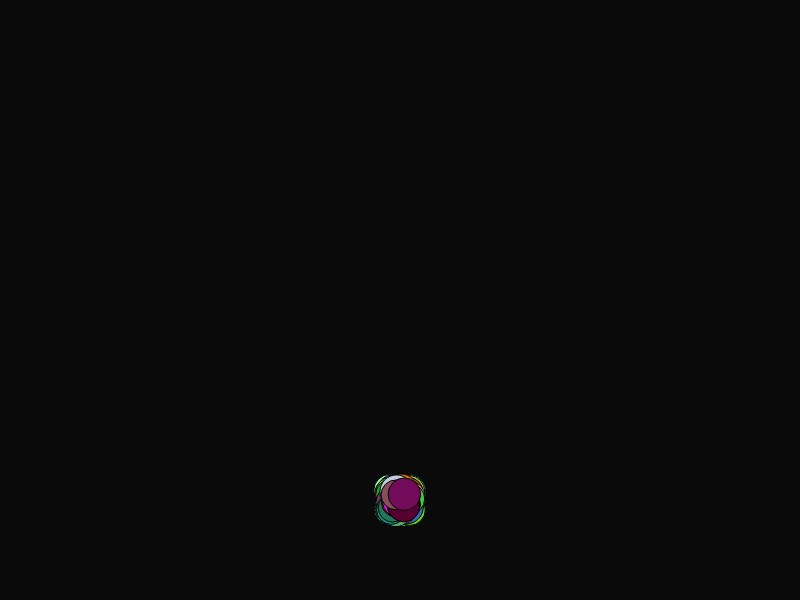
Frame 1 (no input)
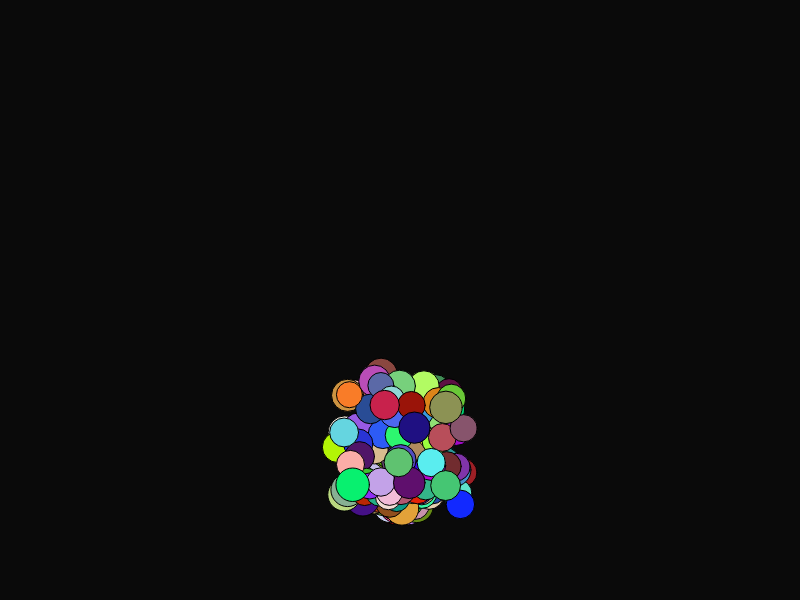
Frame 60 (no input)
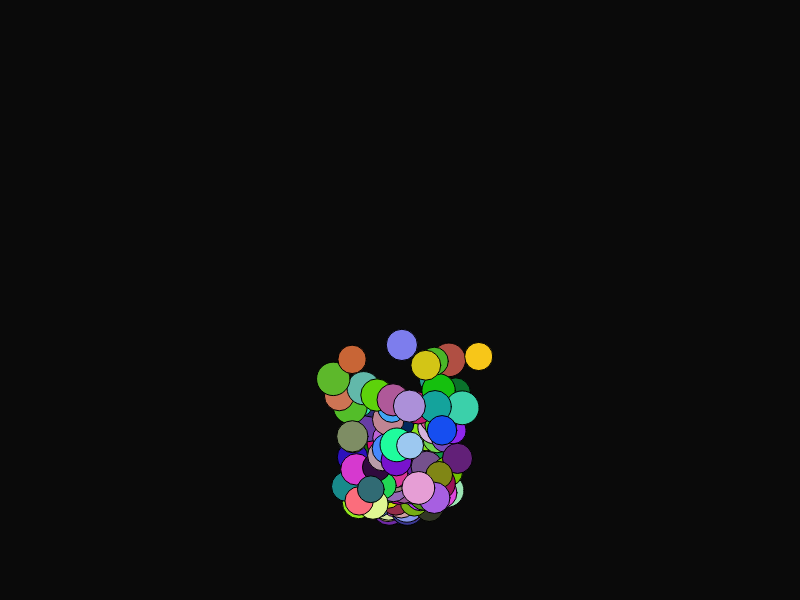
Frame 120 (the mouse pressed at the canvas centre since frame 60)

The p5.js sketch that drew these frames (run headless with seeded random() and noise() and a simulated clock; from frame 60 on, the mouse is pressed at the canvas centre):

// p5.js sketch
// ── sketch.js
function Particle(x, y, xSpeed, ySpeed, size, color)
{
	this.x = x;
	this.y = y;
	this.xSpeed = xSpeed;
	this.ySpeed = ySpeed;
	this.size = size;
	this.color = color;
	this.age = 0;

	this.drawParticle = function()
	{
		fill(random(0, this.color), random(0, this.color), random(0, this.color));
		ellipse(this.x, this.y, this.size);
	}

	this.updateParticle = function ()
	{
		this.x += this.xSpeed;
		this.y += this.ySpeed;
		this.age ++;
	}
}

function Emitter(x, y, xSpeed, ySpeed, size, color)
{
	this.x = x;
	this.y = y;
	this.xSpeed = xSpeed;
	this.ySpeed = ySpeed;
	this.size = size;
	this.color = color;

	this.particles = [];

	this.addParticle = function ()
	{
		const p = new Particle(
			random(this.x - 10, this.x + 10), 
			random(this.y - 10, this.y + 10), 
			random(this.xSpeed - 1, this.xSpeed + 1), 
			random(this.ySpeed - 1, this.ySpeed + 1), 
			random(this.size - 4, this.size + 4), 
			this.color);	
		
		return p;
	}

	this.startParticles = 0;
	this.lifetime = 0;

	this.startEmitter = function (startParticles, lifetime)
	{
		this.startParticles = startParticles;
		this.lifetime = lifetime;

		// Start Emitter with initial particles
		for (let i = 0; i < startParticles; i++)
		{
			this.particles.push(this.addParticle());
		}
	}

	this.updateParticles = function ()
	{
		// Iterate through particles and draw to the screen
		let deadParticles = 0;

		for (let i = this.particles.length-1; i >= 0; i--)
		{
			this.particles[i].drawParticle();
			this.particles[i].updateParticle();

			if (this.particles[i].age > random(0, this.lifetime))
			{
				this.particles.splice(i, 1);
				deadParticles++;
			}
		}

		if (deadParticles > 0)
		{
			for (let i = 0; i < deadParticles; i++)
			{
				this.particles.push(this.addParticle());
			}
		}
	}

}

let emit;

function setup()
{
	createCanvas(800, 600);

	emit = new Emitter(width/2, height-100, 0, -1, 30, 255);

	emit.startEmitter(600, 1000);
}

function draw()
{
	background(10);
	emit.updateParticles();
}
